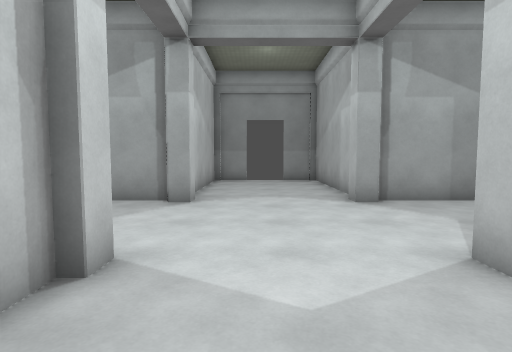
view 1 (above)

12 first-person views from a walk through a Godot game level. The camera is 1.4 m above the floor, tilts 4° down and sees 80° across. The floor is counted in squares, 1 m on a side. Each view is taken from the middle of a square. On the plan, view 1 faces up. The plan holds only what a view shows up to about 14 squares ahead; the rest is blank. Surface patterns are stand-ins for the level's own textures.

view 2
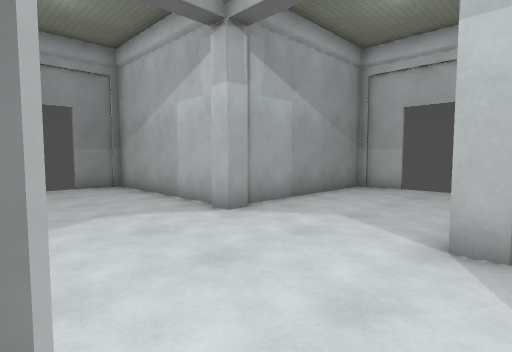

view 3
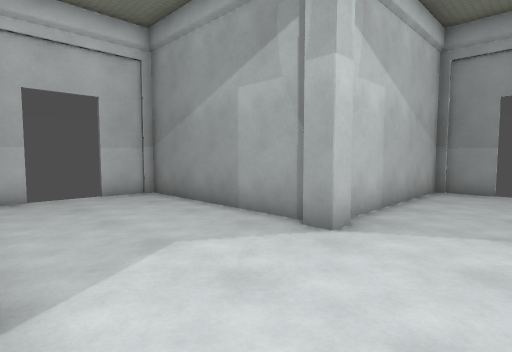

view 4
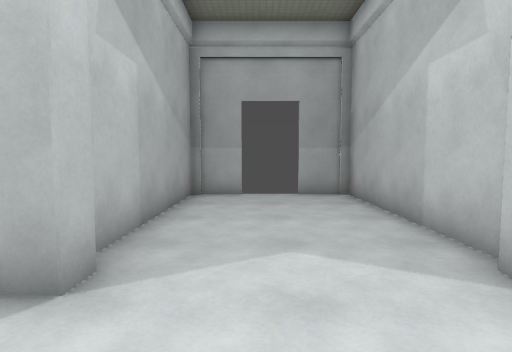

view 5
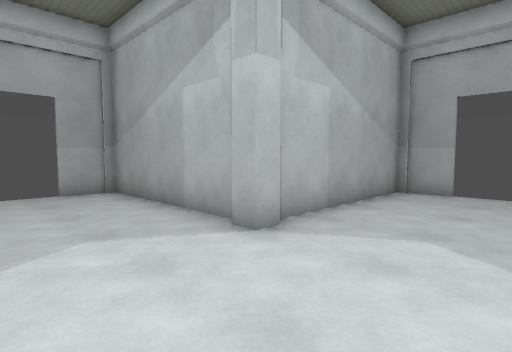

view 6
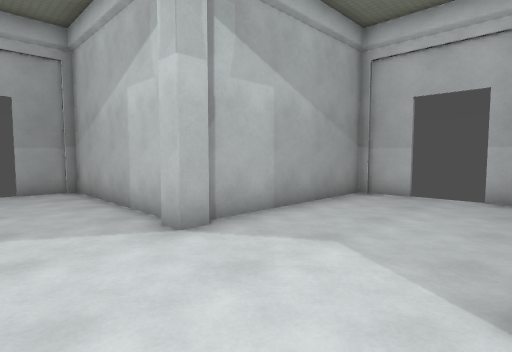

view 7
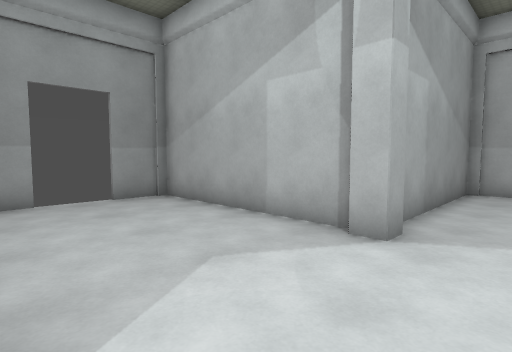

view 8
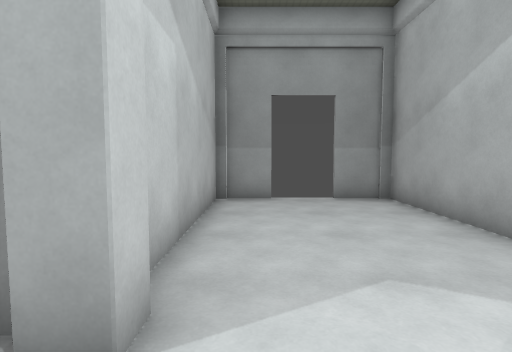

view 9
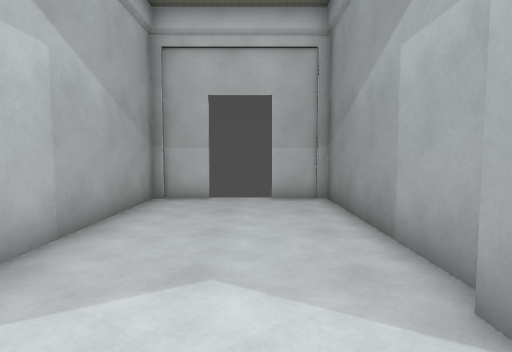

view 10
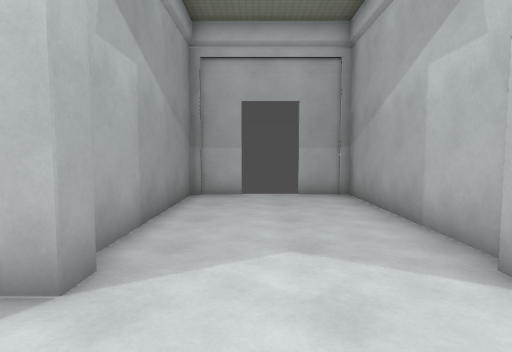

view 11
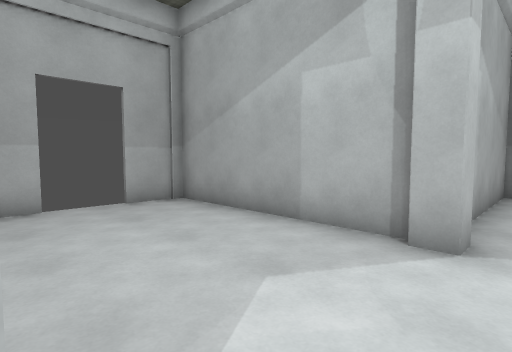

view 12
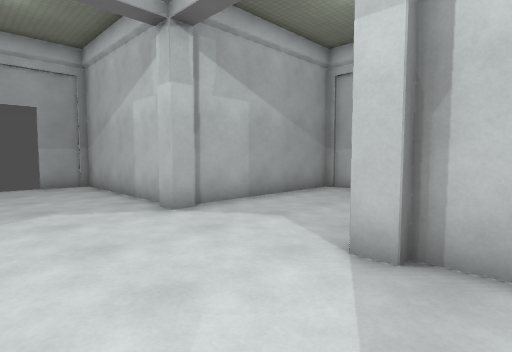

### Floor plan
Points are (right, up) in squares from view 1. A wall is a line through its corners. A room is listed if a view was taken in it or the views show most of it. See-through windows are left out.
Room 1 (views 1, 2, 3, 4, 5, 6, 7, 8, 9, 10, 11, 12)
walls: (3.6, 8.9) (2.9, 8.9) (2.9, 9.6); (3.3, 9.8) (3.3, 16.8) (1.5, 16.8); (2.9, 3.4) (2.9, 4.1) (3.6, 4.1); (3.6, 3.7) (10.8, 3.7) (10.8, 5.5); (-2.6, 9.3) (-9.8, 9.3) (-9.8, 7.5); (-2.6, 4.1) (-1.9, 4.1) (-1.9, 3.4) (-2.3, 3.4) (-2.3, -3.8) (-0.5, -3.8); (10.8, 7.5) (10.8, 9.3) (3.8, 9.3); (-0.5, 16.8) (-2.3, 16.8) (-2.3, 9.6) (-1.9, 9.6) (-1.9, 8.9) (-2.6, 8.9); (1.5, -3.8) (3.3, -3.8) (3.3, 3); (-9.8, 5.5) (-9.8, 3.7) (-2.8, 3.7)

Where each view was taken, in squares from view 1:
view 1: 0 up, 0 right, facing up
view 2: 3 up, 2 left, facing up-right
view 3: 4 up, 1 right, facing up-left
view 4: 7 up, 1 right, facing down
view 5: 8 up, 1 left, facing down-right
view 6: 9 up, 1 right, facing down-left
view 7: 7 up, 2 left, facing up-right
view 8: 7 up, 1 left, facing up
view 9: 7 up, 0 right, facing left
view 10: 7 up, 0 right, facing right
view 11: 9 up, 2 right, facing down-right
view 12: 11 up, 2 right, facing down-left
